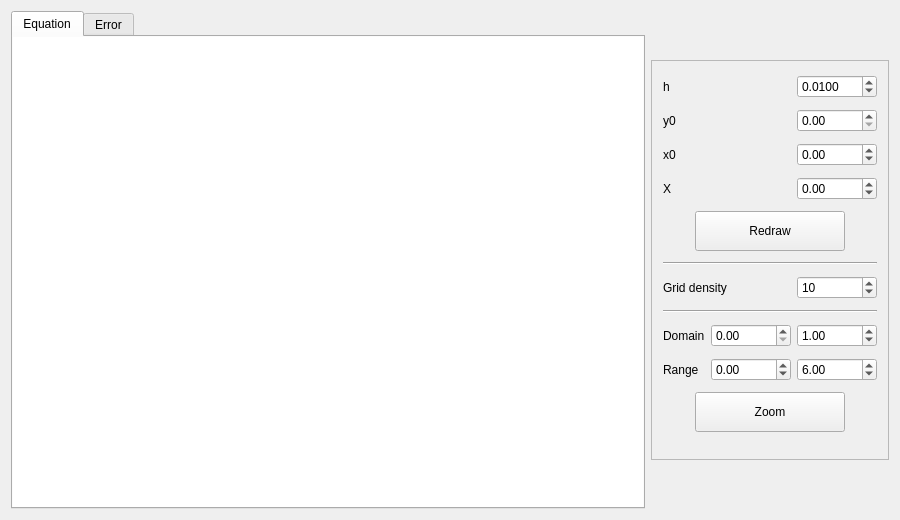
<?xml version="1.0" encoding="UTF-8"?>
<ui version="4.0">
 <class>MainWindow</class>
 <widget class="QMainWindow" name="MainWindow">
  <property name="enabled">
   <bool>true</bool>
  </property>
  <property name="geometry">
   <rect>
    <x>0</x>
    <y>0</y>
    <width>900</width>
    <height>520</height>
   </rect>
  </property>
  <property name="sizePolicy">
   <sizepolicy hsizetype="Maximum" vsizetype="Maximum">
    <horstretch>0</horstretch>
    <verstretch>0</verstretch>
   </sizepolicy>
  </property>
  <property name="minimumSize">
   <size>
    <width>900</width>
    <height>520</height>
   </size>
  </property>
  <property name="maximumSize">
   <size>
    <width>900</width>
    <height>520</height>
   </size>
  </property>
  <property name="focusPolicy">
   <enum>Qt::NoFocus</enum>
  </property>
  <property name="windowTitle">
   <string>Differential Equation Plotter by Vladislav Smirnov</string>
  </property>
  <property name="autoFillBackground">
   <bool>false</bool>
  </property>
  <property name="toolButtonStyle">
   <enum>Qt::ToolButtonIconOnly</enum>
  </property>
  <property name="documentMode">
   <bool>false</bool>
  </property>
  <property name="unifiedTitleAndToolBarOnMac">
   <bool>true</bool>
  </property>
  <widget class="QWidget" name="centralWidget">
   <layout class="QGridLayout" name="gridLayout_2">
    <item row="0" column="0">
     <widget class="QTabWidget" name="tabWidget">
      <property name="currentIndex">
       <number>0</number>
      </property>
      <widget class="QWidget" name="mainTab">
       <attribute name="title">
        <string>Equation</string>
       </attribute>
       <widget class="QChartView" name="mainLineChart">
        <property name="geometry">
         <rect>
          <x>-10</x>
          <y>-10</y>
          <width>661</width>
          <height>491</height>
         </rect>
        </property>
        <property name="sizePolicy">
         <sizepolicy hsizetype="Fixed" vsizetype="Fixed">
          <horstretch>0</horstretch>
          <verstretch>0</verstretch>
         </sizepolicy>
        </property>
       </widget>
      </widget>
      <widget class="QWidget" name="errorTab">
       <attribute name="title">
        <string>Error</string>
       </attribute>
       <widget class="QChartView" name="errorLineChart">
        <property name="geometry">
         <rect>
          <x>-10</x>
          <y>-10</y>
          <width>661</width>
          <height>491</height>
         </rect>
        </property>
        <property name="sizePolicy">
         <sizepolicy hsizetype="Fixed" vsizetype="Fixed">
          <horstretch>0</horstretch>
          <verstretch>0</verstretch>
         </sizepolicy>
        </property>
       </widget>
      </widget>
     </widget>
    </item>
    <item row="0" column="2">
     <widget class="QFrame" name="settings">
      <property name="sizePolicy">
       <sizepolicy hsizetype="Fixed" vsizetype="Fixed">
        <horstretch>0</horstretch>
        <verstretch>0</verstretch>
       </sizepolicy>
      </property>
      <property name="minimumSize">
       <size>
        <width>0</width>
        <height>400</height>
       </size>
      </property>
      <property name="frameShape">
       <enum>QFrame::StyledPanel</enum>
      </property>
      <property name="lineWidth">
       <number>2</number>
      </property>
      <layout class="QGridLayout" name="gridLayout">
       <property name="topMargin">
        <number>9</number>
       </property>
       <item row="12" column="0">
        <widget class="Line" name="horizontalLineBot">
         <property name="orientation">
          <enum>Qt::Horizontal</enum>
         </property>
        </widget>
       </item>
       <item row="5" column="0">
        <layout class="QHBoxLayout" name="xInitialLayout">
         <item>
          <widget class="QLabel" name="xInitialLabel">
           <property name="text">
            <string>x0</string>
           </property>
          </widget>
         </item>
         <item>
          <widget class="QDoubleSpinBox" name="xInitialSpinBox">
           <property name="minimumSize">
            <size>
             <width>80</width>
             <height>0</height>
            </size>
           </property>
           <property name="maximumSize">
            <size>
             <width>80</width>
             <height>16777215</height>
            </size>
           </property>
           <property name="minimum">
            <double>-100000.000000000000000</double>
           </property>
           <property name="maximum">
            <double>100000.000000000000000</double>
           </property>
          </widget>
         </item>
        </layout>
       </item>
       <item row="9" column="0">
        <widget class="Line" name="horizontalLineTop">
         <property name="orientation">
          <enum>Qt::Horizontal</enum>
         </property>
        </widget>
       </item>
       <item row="4" column="0">
        <layout class="QHBoxLayout" name="yInitialLayout">
         <item>
          <widget class="QLabel" name="yInitialLabel">
           <property name="text">
            <string>y0</string>
           </property>
          </widget>
         </item>
         <item>
          <widget class="QDoubleSpinBox" name="yInitialSpinBox">
           <property name="minimumSize">
            <size>
             <width>80</width>
             <height>0</height>
            </size>
           </property>
           <property name="maximumSize">
            <size>
             <width>80</width>
             <height>16777215</height>
            </size>
           </property>
          </widget>
         </item>
        </layout>
       </item>
       <item row="1" column="0">
        <layout class="QHBoxLayout" name="StepLayout">
         <item>
          <widget class="QLabel" name="stepLabel">
           <property name="text">
            <string>h</string>
           </property>
          </widget>
         </item>
         <item>
          <widget class="QDoubleSpinBox" name="stepSpinBox">
           <property name="minimumSize">
            <size>
             <width>80</width>
             <height>0</height>
            </size>
           </property>
           <property name="maximumSize">
            <size>
             <width>80</width>
             <height>16777215</height>
            </size>
           </property>
           <property name="layoutDirection">
            <enum>Qt::LeftToRight</enum>
           </property>
           <property name="decimals">
            <number>4</number>
           </property>
           <property name="minimum">
            <double>0.000100000000000</double>
           </property>
           <property name="maximum">
            <double>100000.000000000000000</double>
           </property>
           <property name="singleStep">
            <double>0.001000000000000</double>
           </property>
           <property name="value">
            <double>0.010000000000000</double>
           </property>
          </widget>
         </item>
        </layout>
       </item>
       <item row="16" column="0">
        <layout class="QHBoxLayout" name="zoomSubmitLayout">
         <property name="spacing">
          <number>12</number>
         </property>
         <property name="topMargin">
          <number>0</number>
         </property>
         <item>
          <widget class="QPushButton" name="ZoomButton">
           <property name="minimumSize">
            <size>
             <width>80</width>
             <height>25</height>
            </size>
           </property>
           <property name="maximumSize">
            <size>
             <width>150</width>
             <height>40</height>
            </size>
           </property>
           <property name="text">
            <string>Zoom</string>
           </property>
          </widget>
         </item>
        </layout>
       </item>
       <item row="6" column="0">
        <layout class="QHBoxLayout" name="xFinalLayout">
         <item>
          <widget class="QLabel" name="xFinalLabel">
           <property name="text">
            <string>X</string>
           </property>
          </widget>
         </item>
         <item>
          <widget class="QDoubleSpinBox" name="xFinalSpinBox">
           <property name="minimumSize">
            <size>
             <width>80</width>
             <height>0</height>
            </size>
           </property>
           <property name="maximumSize">
            <size>
             <width>80</width>
             <height>16777215</height>
            </size>
           </property>
           <property name="minimum">
            <double>-100000.000000000000000</double>
           </property>
           <property name="maximum">
            <double>100000.000000000000000</double>
           </property>
          </widget>
         </item>
        </layout>
       </item>
       <item row="14" column="0">
        <layout class="QHBoxLayout" name="rangeLayout">
         <item>
          <widget class="QLabel" name="rangeLabel">
           <property name="text">
            <string>Range</string>
           </property>
          </widget>
         </item>
         <item>
          <widget class="QDoubleSpinBox" name="rangeFromSpinBox">
           <property name="minimumSize">
            <size>
             <width>80</width>
             <height>0</height>
            </size>
           </property>
           <property name="maximumSize">
            <size>
             <width>80</width>
             <height>16777215</height>
            </size>
           </property>
           <property name="minimum">
            <double>-100000.000000000000000</double>
           </property>
           <property name="maximum">
            <double>100000.000000000000000</double>
           </property>
           <property name="singleStep">
            <double>0.500000000000000</double>
           </property>
           <property name="value">
            <double>0.000000000000000</double>
           </property>
          </widget>
         </item>
         <item>
          <widget class="QDoubleSpinBox" name="rangeToSpinBox">
           <property name="minimumSize">
            <size>
             <width>80</width>
             <height>0</height>
            </size>
           </property>
           <property name="maximumSize">
            <size>
             <width>80</width>
             <height>16777215</height>
            </size>
           </property>
           <property name="minimum">
            <double>-100000.000000000000000</double>
           </property>
           <property name="maximum">
            <double>100000.000000000000000</double>
           </property>
           <property name="singleStep">
            <double>0.500000000000000</double>
           </property>
           <property name="value">
            <double>6.000000000000000</double>
           </property>
          </widget>
         </item>
        </layout>
       </item>
       <item row="7" column="0">
        <layout class="QHBoxLayout" name="drawSubmitLayout">
         <item>
          <widget class="QPushButton" name="pushButton">
           <property name="sizePolicy">
            <sizepolicy hsizetype="Fixed" vsizetype="Fixed">
             <horstretch>0</horstretch>
             <verstretch>0</verstretch>
            </sizepolicy>
           </property>
           <property name="minimumSize">
            <size>
             <width>80</width>
             <height>25</height>
            </size>
           </property>
           <property name="maximumSize">
            <size>
             <width>150</width>
             <height>40</height>
            </size>
           </property>
           <property name="layoutDirection">
            <enum>Qt::LeftToRight</enum>
           </property>
           <property name="text">
            <string>Redraw</string>
           </property>
           <property name="default">
            <bool>false</bool>
           </property>
           <property name="flat">
            <bool>false</bool>
           </property>
          </widget>
         </item>
        </layout>
       </item>
       <item row="11" column="0">
        <layout class="QHBoxLayout" name="gridDensityLayout">
         <item>
          <widget class="QLabel" name="gridDensityLabel">
           <property name="text">
            <string>Grid density</string>
           </property>
          </widget>
         </item>
         <item>
          <widget class="QSpinBox" name="gridDensitySpinBox">
           <property name="minimumSize">
            <size>
             <width>80</width>
             <height>0</height>
            </size>
           </property>
           <property name="maximumSize">
            <size>
             <width>80</width>
             <height>16777215</height>
            </size>
           </property>
           <property name="minimum">
            <number>1</number>
           </property>
           <property name="value">
            <number>10</number>
           </property>
           <property name="displayIntegerBase">
            <number>10</number>
           </property>
          </widget>
         </item>
        </layout>
       </item>
       <item row="13" column="0">
        <layout class="QHBoxLayout" name="domainLayout">
         <item>
          <widget class="QLabel" name="label">
           <property name="text">
            <string>Domain</string>
           </property>
          </widget>
         </item>
         <item>
          <widget class="QDoubleSpinBox" name="domainFromSpinBox">
           <property name="minimumSize">
            <size>
             <width>80</width>
             <height>0</height>
            </size>
           </property>
           <property name="maximumSize">
            <size>
             <width>80</width>
             <height>16777215</height>
            </size>
           </property>
           <property name="maximum">
            <double>100000.000000000000000</double>
           </property>
           <property name="singleStep">
            <double>0.500000000000000</double>
           </property>
          </widget>
         </item>
         <item>
          <widget class="QDoubleSpinBox" name="domainToSpinBox">
           <property name="minimumSize">
            <size>
             <width>80</width>
             <height>0</height>
            </size>
           </property>
           <property name="maximumSize">
            <size>
             <width>80</width>
             <height>16777215</height>
            </size>
           </property>
           <property name="maximum">
            <double>100000.000000000000000</double>
           </property>
           <property name="singleStep">
            <double>0.500000000000000</double>
           </property>
           <property name="value">
            <double>1.000000000000000</double>
           </property>
          </widget>
         </item>
        </layout>
       </item>
      </layout>
     </widget>
    </item>
   </layout>
  </widget>
 </widget>
 <layoutdefault spacing="6" margin="11"/>
 <customwidgets>
  <customwidget>
   <class>QChartView</class>
   <extends>QGraphicsView</extends>
   <header location="global">qchartview.h</header>
  </customwidget>
 </customwidgets>
 <resources/>
 <connections/>
</ui>
